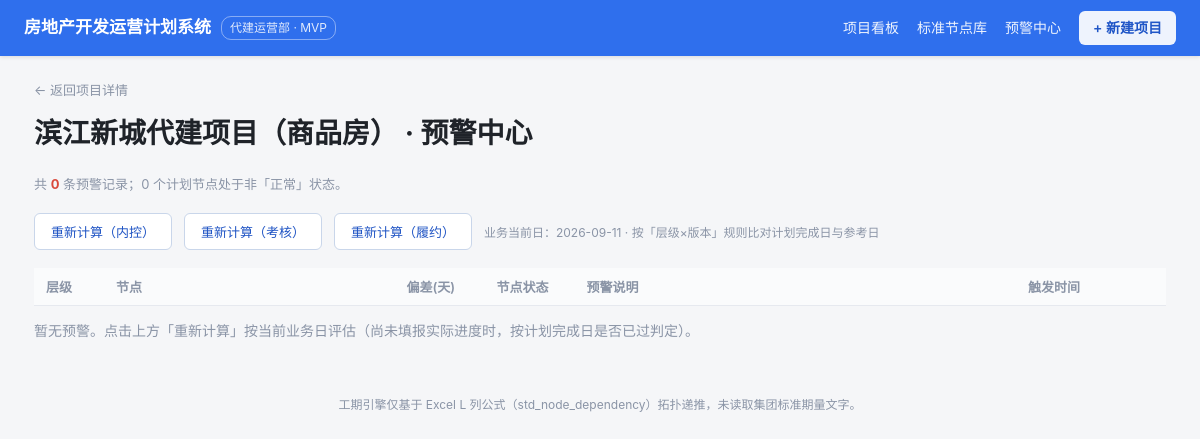
Page /project/1/alerts on the earlier database version.
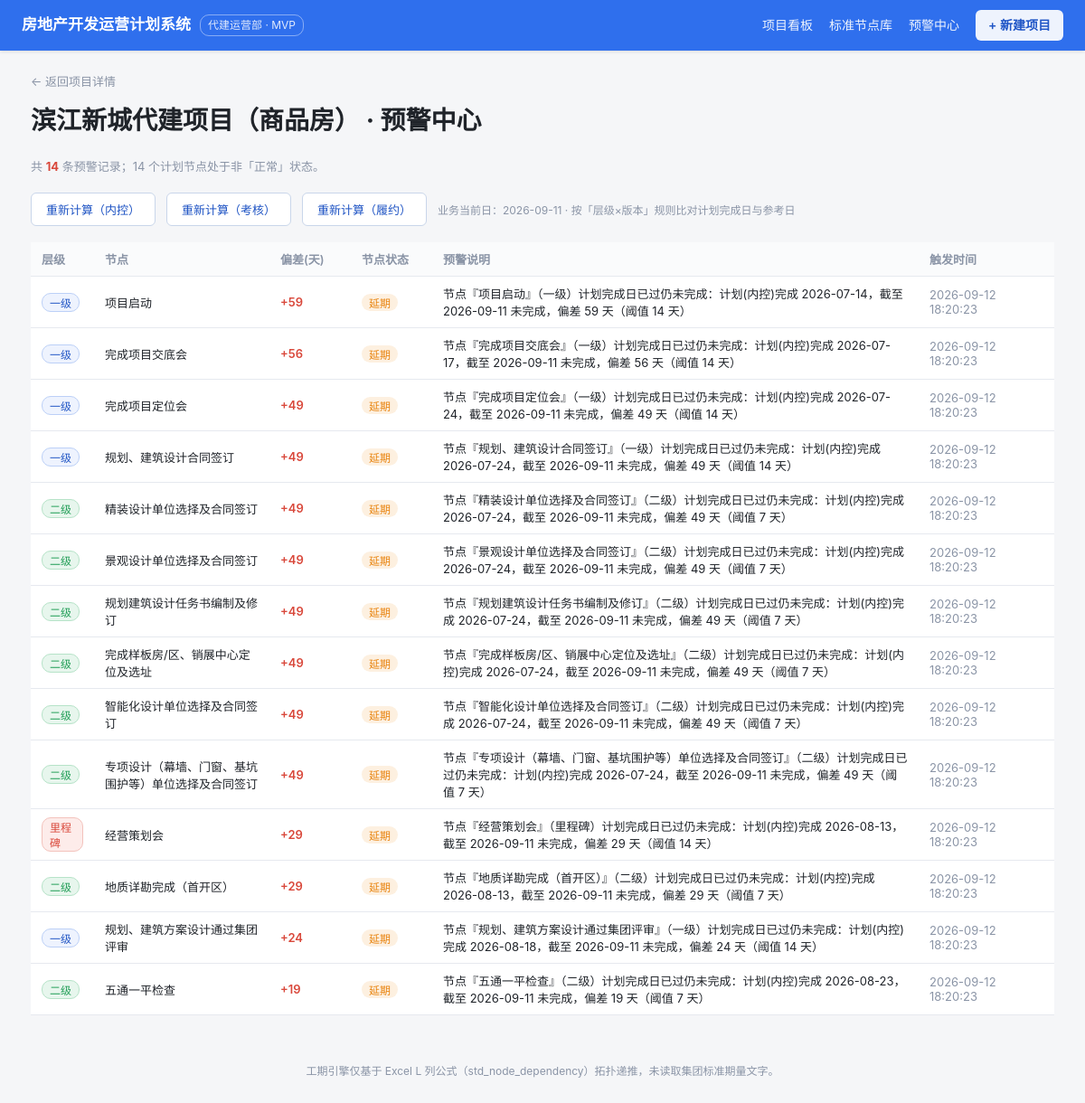
Same page on the later database version.
### tables this page shows
CREATE TABLE "alert_record" ("id" INTEGER PRIMARY KEY, "plan_node_id" INTEGER, "alert_rule_id" INTEGER, "triggered_at" TEXT, "delay_days" INTEGER, "message" TEXT);

CREATE TABLE "plan_node" ("id" INTEGER PRIMARY KEY, "project_id" INTEGER, "version_id" INTEGER, "std_node_id" INTEGER, "level" TEXT, "seq" INTEGER, "name" TEXT, "profession_id" INTEGER, "start_inner" TEXT, "finish_inner" TEXT, "finish_assess" TEXT, "finish_perform" TEXT, "actual_start" TEXT, "actual_finish" TEXT, "progress_pct" INTEGER, "status" TEXT);

### app/app.py (the view)
@app.route("/project/<int:pid>/alerts")
def project_alerts(pid):
    con = db(); cur = con.cursor()
    cur.execute("SELECT id,name FROM project WHERE id=?", (pid,))
    p = cur.fetchone()
    if not p:
        cur.close(); con.close(); return "项目不存在", 404
    cur.execute(
        "SELECT ar.id,ar.plan_node_id,ar.triggered_at,ar.delay_days,ar.message,pn.level,pn.name AS node_name,"
        "pn.status AS node_status,pn.finish_inner "
        "FROM alert_record ar JOIN plan_node pn ON ar.plan_node_id=pn.id "
        "WHERE pn.project_id=? ORDER BY ar.delay_days DESC", (pid,))
    records = [dict(r) for r in cur.fetchall()]
    cur.execute("SELECT COUNT(*) AS c FROM plan_node WHERE project_id=? AND status<>'正常'", (pid,))
    flagged = cur.fetchone()["c"]
    cur.close(); con.close()
    return render_template("project_alerts.html", p=p, records=records, flagged=flagged,
                           plan_types=PLAN_TYPES, today=TODAY)

### app/app.py (called while the page is built)
def db():
    return get_conn()

### db/dbconn.py (called while the page is built, shortened)
def _dict_factory(cursor, row):
    return {col[0]: row[i] for i, col in enumerate(cursor.description)}

def get_conn():
    con = sqlite3.connect(SQLITE_PATH, check_same_thread=False)
    con.row_factory = _dict_factory
    con.execute("PRAGMA journal_mode=DELETE")
    con.execute("PRAGMA busy_timeout=5000")
    return con

### app/templates/project_alerts.html (shortened to what this page needs)
<meta charset="UTF-8">{% extends "base.html" %}
{% block content %}
<a class="back" href="{{ url_for('project_detail', pid=p.id) }}">← 返回项目详情</a>
<h1 style="margin-top:10px">{{ p.name }} · 预警中心</h1>
<div class="page-sub">共 <b style="color:var(--crit)">{{ records|length }}</b> 条预警记录；{{ flagged }} 个计划节点处于非「正常」状态。</div>
{% for pt in plan_types %}
<form method="post" action="{{ url_for('project_compute_alerts', pid=p.id) }}" style="display:inline;margin-right:8px">
  <button class="btn-ghost" type="submit">重新计算（{{ pt }}）</button>
</form>
{% endfor %}
<span class="muted" style="font-size:12px">业务当前日：{{ today }} · 按「层级×版本」规则比对计划完成日与参考日</span>
<table style="margin-top:18px">
  <thead><tr>
    <th style="width:70px">层级</th><th>节点</th><th style="width:90px">偏差(天)</th>
    <th style="width:90px">节点状态</th><th>预警说明</th><th style="width:150px">触发时间</th>
  </tr></thead>
  <tbody>
  {% for r in records %}
    <tr class="alert-row">
      <td><span class="lvtag lv-{{ r.level }}">{{ r.level }}</span></td>
      <td>{{ r.node_name }}</td>
      <td><b class="{% if r.delay_days>=14 %}crit{% else %}warn-t{% endif %}">+{{ r.delay_days }}</b></td>
      <td><span class="tag {% if r.node_status=='延期' %}warn{% else %}grey{% endif %}">{{ r.node_status }}</span></td>
      <td>{{ r.message }}</td>
      <td class="muted">{{ r.triggered_at }}</td>
    </tr>
  {% endfor %}
  </tbody>
</table>
{% if not records %}<p class="muted">暂无预警。点击上方「重新计算」按当前业务日评估（尚未填报实际进度时，按计划完成日是否已过判定）。</p>{% endif %}
{% endblock %}

Differences in the rows shown:
added alert_record: level "一级", node_name "项目启动", delay_days "59", node_status "延期", message "节点『项目启动』（一级）计划完成日已过仍未完成：计划(内控)完成 2026-07-14，截至 2026-09-11 未完成，偏差 59 天（阈值 14 天）", triggered_at "2026-09-12 18:20:23"
added alert_record: level "一级", node_name "完成项目交底会", delay_days "56", node_status "延期", message "节点『完成项目交底会』（一级）计划完成日已过仍未完成：计划(内控)完成 2026-07-17，截至 2026-09-11 未完成，偏差 56 天（阈值 14 天）", triggered_at "2026-09-12 18:20:23"
added alert_record: level "一级", node_name "完成项目定位会", delay_days "49", node_status "延期", message "节点『完成项目定位会』（一级）计划完成日已过仍未完成：计划(内控)完成 2026-07-24，截至 2026-09-11 未完成，偏差 49 天（阈值 14 天）", triggered_at "2026-09-12 18:20:23"
added alert_record: level "一级", node_name "规划、建筑设计合同签订", delay_days "49", node_status "延期", message "节点『规划、建筑设计合同签订』（一级）计划完成日已过仍未完成：计划(内控)完成 2026-07-24，截至 2026-09-11 未完成，偏差 49 天（阈值 14 天）", triggered_at "2026-09-12 18:20:23"
added alert_record: level "二级", node_name "精装设计单位选择及合同签订", delay_days "49", node_status "延期", message "节点『精装设计单位选择及合同签订』（二级）计划完成日已过仍未完成：计划(内控)完成 2026-07-24，截至 2026-09-11 未完成，偏差 49 天（阈值 7 天）", triggered_at "2026-09-12 18:20:23"
added alert_record: level "二级", node_name "景观设计单位选择及合同签订", delay_days "49", node_status "延期", message "节点『景观设计单位选择及合同签订』（二级）计划完成日已过仍未完成：计划(内控)完成 2026-07-24，截至 2026-09-11 未完成，偏差 49 天（阈值 7 天）", triggered_at "2026-09-12 18:20:23"
added alert_record: level "二级", node_name "规划建筑设计任务书编制及修订", delay_days "49", node_status "延期", message "节点『规划建筑设计任务书编制及修订』（二级）计划完成日已过仍未完成：计划(内控)完成 2026-07-24，截至 2026-09-11 未完成，偏差 49 天（阈值 7 天）", triggered_at "2026-09-12 18:20:23"
added alert_record: level "二级", node_name "完成样板房/区、销展中心定位及选址", delay_days "49", node_status "延期", message "节点『完成样板房/区、销展中心定位及选址』（二级）计划完成日已过仍未完成：计划(内控)完成 2026-07-24，截至 2026-09-11 未完成，偏差 49 天（阈值 7 天）", triggered_at "2026-09-12 18:20:23"
added alert_record: level "二级", node_name "智能化设计单位选择及合同签订", delay_days "49", node_status "延期", message "节点『智能化设计单位选择及合同签订』（二级）计划完成日已过仍未完成：计划(内控)完成 2026-07-24，截至 2026-09-11 未完成，偏差 49 天（阈值 7 天）", triggered_at "2026-09-12 18:20:23"
added alert_record: level "二级", node_name "专项设计（幕墙、门窗、基坑围护等）单位选择及合同签订", delay_days "49", node_status "延期", message "节点『专项设计（幕墙、门窗、基坑围护等）单位选择及合同签订』（二级）计划完成日已过仍未完成：计划(内控)完成 2026-07-24，截至 2026-09-11 未完成，偏差 49 天（阈值 7 天）", triggered_at "2026-09-12 18:20:23"
added alert_record: level "里程碑", node_name "经营策划会", delay_days "29", node_status "延期", message "节点『经营策划会』（里程碑）计划完成日已过仍未完成：计划(内控)完成 2026-08-13，截至 2026-09-11 未完成，偏差 29 天（阈值 14 天）", triggered_at "2026-09-12 18:20:23"
added alert_record: level "二级", node_name "地质详勘完成（首开区）", delay_days "29", node_status "延期", message "节点『地质详勘完成（首开区）』（二级）计划完成日已过仍未完成：计划(内控)完成 2026-08-13，截至 2026-09-11 未完成，偏差 29 天（阈值 7 天）", triggered_at "2026-09-12 18:20:23"
added alert_record: level "一级", node_name "规划、建筑方案设计通过集团评审", delay_days "24", node_status "延期", message "节点『规划、建筑方案设计通过集团评审』（一级）计划完成日已过仍未完成：计划(内控)完成 2026-08-18，截至 2026-09-11 未完成，偏差 24 天（阈值 14 天）", triggered_at "2026-09-12 18:20:23"
added alert_record: level "二级", node_name "五通一平检查", delay_days "19", node_status "延期", message "节点『五通一平检查』（二级）计划完成日已过仍未完成：计划(内控)完成 2026-08-23，截至 2026-09-11 未完成，偏差 19 天（阈值 7 天）", triggered_at "2026-09-12 18:20:23"
Other differences:
{{ records|length }}: "0" → "14"
{{ flagged }}: "0" → "14"
text no longer shown: "暂无预警。点击上方「重新计算」按当前业务日评估（尚未填报实际进度时，按计划完成日是否已过判定）。"
